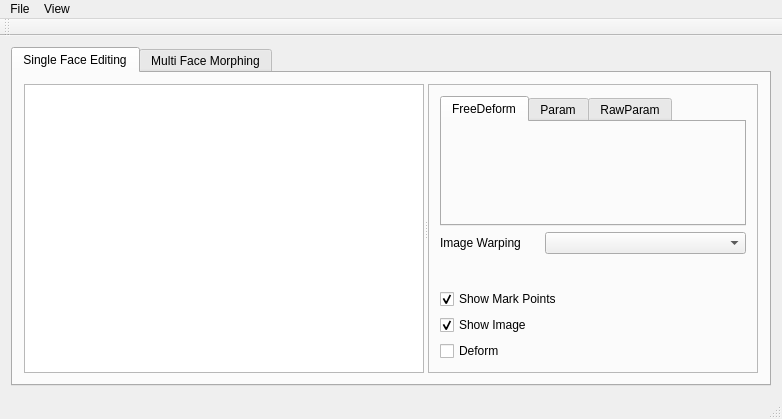
<?xml version="1.0" encoding="UTF-8"?>
<ui version="4.0">
 <class>GUI_ParamDeform</class>
 <widget class="QMainWindow" name="GUI_ParamDeform">
  <property name="geometry">
   <rect>
    <x>0</x>
    <y>0</y>
    <width>782</width>
    <height>419</height>
   </rect>
  </property>
  <property name="windowTitle">
   <string>Face Workshop</string>
  </property>
  <widget class="QWidget" name="centralWidget">
   <layout class="QGridLayout" name="gridLayout">
    <item row="0" column="0">
     <widget class="QTabWidget" name="tabWidget">
      <property name="currentIndex">
       <number>0</number>
      </property>
      <widget class="QWidget" name="tab_4">
       <attribute name="title">
        <string>Single Face Editing</string>
       </attribute>
       <layout class="QGridLayout" name="gridLayout_8">
        <item row="0" column="0">
         <widget class="QSplitter" name="splitter">
          <property name="orientation">
           <enum>Qt::Horizontal</enum>
          </property>
          <widget class="PhotoView" name="viewPic">
           <property name="minimumSize">
            <size>
             <width>400</width>
             <height>0</height>
            </size>
           </property>
          </widget>
          <widget class="QFrame" name="frame">
           <property name="frameShape">
            <enum>QFrame::StyledPanel</enum>
           </property>
           <property name="frameShadow">
            <enum>QFrame::Raised</enum>
           </property>
           <layout class="QGridLayout" name="gridLayout_7">
            <item row="0" column="0" colspan="2">
             <widget class="QTabWidget" name="tabProcessMethod">
              <property name="currentIndex">
               <number>0</number>
              </property>
              <widget class="QWidget" name="tab_3">
               <attribute name="title">
                <string>FreeDeform</string>
               </attribute>
               <layout class="QGridLayout" name="gridLayout_3">
                <item row="0" column="0">
                 <widget class="Widget_WarpParam" name="wWarpParam" native="true"/>
                </item>
               </layout>
              </widget>
              <widget class="QWidget" name="tab_2">
               <attribute name="title">
                <string>Param</string>
               </attribute>
               <layout class="QGridLayout" name="gridLayout_2">
                <item row="0" column="1">
                 <widget class="QSlider" name="sldFatThin">
                  <property name="minimum">
                   <number>-50</number>
                  </property>
                  <property name="maximum">
                   <number>50</number>
                  </property>
                  <property name="orientation">
                   <enum>Qt::Horizontal</enum>
                  </property>
                 </widget>
                </item>
                <item row="0" column="0">
                 <widget class="QLabel" name="label">
                  <property name="text">
                   <string>Fatness</string>
                  </property>
                 </widget>
                </item>
                <item row="2" column="0">
                 <widget class="QLabel" name="label_3">
                  <property name="text">
                   <string>Turn</string>
                  </property>
                 </widget>
                </item>
                <item row="2" column="1">
                 <widget class="QSlider" name="sldParam1">
                  <property name="minimum">
                   <number>-50</number>
                  </property>
                  <property name="maximum">
                   <number>50</number>
                  </property>
                  <property name="orientation">
                   <enum>Qt::Horizontal</enum>
                  </property>
                 </widget>
                </item>
                <item row="1" column="0">
                 <widget class="QLabel" name="label_4">
                  <property name="text">
                   <string>Mouth Size</string>
                  </property>
                 </widget>
                </item>
                <item row="4" column="0">
                 <widget class="QLabel" name="label_5">
                  <property name="text">
                   <string>Pear?</string>
                  </property>
                 </widget>
                </item>
                <item row="4" column="1">
                 <widget class="QSlider" name="sldParam5">
                  <property name="minimum">
                   <number>-50</number>
                  </property>
                  <property name="maximum">
                   <number>50</number>
                  </property>
                  <property name="orientation">
                   <enum>Qt::Horizontal</enum>
                  </property>
                 </widget>
                </item>
                <item row="1" column="1">
                 <widget class="QSlider" name="sldParam7">
                  <property name="minimum">
                   <number>-50</number>
                  </property>
                  <property name="maximum">
                   <number>50</number>
                  </property>
                  <property name="orientation">
                   <enum>Qt::Horizontal</enum>
                  </property>
                 </widget>
                </item>
               </layout>
              </widget>
              <widget class="QWidget" name="tab">
               <attribute name="title">
                <string>RawParam</string>
               </attribute>
               <layout class="QGridLayout" name="gridLayout_4">
                <item row="0" column="0" colspan="2">
                 <widget class="Widget_ModelParamEdit" name="wParamEdit" native="true"/>
                </item>
                <item row="1" column="1">
                 <widget class="QPushButton" name="pushButton">
                  <property name="text">
                   <string>Reset</string>
                  </property>
                 </widget>
                </item>
                <item row="1" column="0">
                 <spacer name="horizontalSpacer">
                  <property name="orientation">
                   <enum>Qt::Horizontal</enum>
                  </property>
                  <property name="sizeHint" stdset="0">
                   <size>
                    <width>40</width>
                    <height>20</height>
                   </size>
                  </property>
                 </spacer>
                </item>
               </layout>
              </widget>
             </widget>
            </item>
            <item row="1" column="0">
             <widget class="QLabel" name="label_2">
              <property name="text">
               <string>Image Warping </string>
              </property>
             </widget>
            </item>
            <item row="1" column="1">
             <widget class="QComboBox" name="cmbImgWarpAlg"/>
            </item>
            <item row="2" column="1">
             <spacer name="verticalSpacer">
              <property name="orientation">
               <enum>Qt::Vertical</enum>
              </property>
              <property name="sizeHint" stdset="0">
               <size>
                <width>201</width>
                <height>26</height>
               </size>
              </property>
             </spacer>
            </item>
            <item row="3" column="0" colspan="2">
             <widget class="QCheckBox" name="chkShowMarkPoint">
              <property name="text">
               <string>Show Mark Points</string>
              </property>
              <property name="checked">
               <bool>true</bool>
              </property>
             </widget>
            </item>
            <item row="4" column="0">
             <widget class="QCheckBox" name="chkShowImage">
              <property name="text">
               <string>Show Image</string>
              </property>
              <property name="checked">
               <bool>true</bool>
              </property>
             </widget>
            </item>
            <item row="5" column="0">
             <widget class="QCheckBox" name="chkDeform">
              <property name="text">
               <string>Deform</string>
              </property>
             </widget>
            </item>
           </layout>
          </widget>
         </widget>
        </item>
       </layout>
      </widget>
      <widget class="QWidget" name="tab_5">
       <attribute name="title">
        <string>Multi Face Morphing</string>
       </attribute>
       <layout class="QGridLayout" name="gridLayout_6">
        <item row="0" column="0">
         <widget class="Widget_FaceMorph" name="widgetFaceMorph" native="true"/>
        </item>
       </layout>
      </widget>
     </widget>
    </item>
   </layout>
  </widget>
  <widget class="QMenuBar" name="menuBar">
   <property name="geometry">
    <rect>
     <x>0</x>
     <y>0</y>
     <width>782</width>
     <height>25</height>
    </rect>
   </property>
   <widget class="QMenu" name="menuFile">
    <property name="title">
     <string>File</string>
    </property>
    <addaction name="actionLoadImg"/>
    <addaction name="actCapFromCam"/>
    <addaction name="actionSaveOriImage"/>
    <addaction name="actionExport"/>
   </widget>
   <widget class="QMenu" name="menuView">
    <property name="title">
     <string>View</string>
    </property>
    <addaction name="actionZoom_In"/>
    <addaction name="actionZoom_out"/>
   </widget>
   <addaction name="menuFile"/>
   <addaction name="menuView"/>
  </widget>
  <widget class="QToolBar" name="mainToolBar">
   <attribute name="toolBarArea">
    <enum>TopToolBarArea</enum>
   </attribute>
   <attribute name="toolBarBreak">
    <bool>false</bool>
   </attribute>
  </widget>
  <widget class="QStatusBar" name="statusBar"/>
  <action name="actionLoadImg">
   <property name="text">
    <string>Load Image...</string>
   </property>
  </action>
  <action name="actCapFromCam">
   <property name="text">
    <string>Capture from camera...</string>
   </property>
  </action>
  <action name="actionZoom_In">
   <property name="text">
    <string>Zoom In</string>
   </property>
   <property name="shortcut">
    <string>Ctrl+=</string>
   </property>
  </action>
  <action name="actionZoom_out">
   <property name="text">
    <string>Zoom Out</string>
   </property>
   <property name="shortcut">
    <string>Ctrl+-</string>
   </property>
  </action>
  <action name="actionSaveOriImage">
   <property name="text">
    <string>Save Ori Image...</string>
   </property>
  </action>
  <action name="actionExport">
   <property name="text">
    <string>Export Picture...</string>
   </property>
  </action>
 </widget>
 <layoutdefault spacing="6" margin="11"/>
 <customwidgets>
  <customwidget>
   <class>PhotoView</class>
   <extends>QGraphicsView</extends>
   <header>photoview.h</header>
   <slots>
    <signal>selectedPointUpdated(int)</signal>
    <signal>warpControlUpdated()</signal>
    <slot>setMirrorPoint(int)</slot>
    <slot>setImageVisibility(bool)</slot>
    <slot>setMarkPointVisibility(bool)</slot>
   </slots>
  </customwidget>
  <customwidget>
   <class>Widget_ModelParamEdit</class>
   <extends>QWidget</extends>
   <header>widget_modelparamedit.h</header>
   <container>1</container>
   <slots>
    <signal>paramUpdated()</signal>
   </slots>
  </customwidget>
  <customwidget>
   <class>Widget_WarpParam</class>
   <extends>QWidget</extends>
   <header>widget_warpparam.h</header>
   <container>1</container>
   <slots>
    <signal>updated()</signal>
   </slots>
  </customwidget>
  <customwidget>
   <class>Widget_FaceMorph</class>
   <extends>QWidget</extends>
   <header>widget_facemorph.h</header>
   <container>1</container>
  </customwidget>
 </customwidgets>
 <resources/>
 <connections>
  <connection>
   <sender>chkShowMarkPoint</sender>
   <signal>toggled(bool)</signal>
   <receiver>viewPic</receiver>
   <slot>setMarkPointVisibility(bool)</slot>
   <hints>
    <hint type="sourcelabel">
     <x>486</x>
     <y>300</y>
    </hint>
    <hint type="destinationlabel">
     <x>206</x>
     <y>209</y>
    </hint>
   </hints>
  </connection>
  <connection>
   <sender>chkShowImage</sender>
   <signal>toggled(bool)</signal>
   <receiver>viewPic</receiver>
   <slot>setImageVisibility(bool)</slot>
   <hints>
    <hint type="sourcelabel">
     <x>485</x>
     <y>328</y>
    </hint>
    <hint type="destinationlabel">
     <x>226</x>
     <y>272</y>
    </hint>
   </hints>
  </connection>
  <connection>
   <sender>tabProcessMethod</sender>
   <signal>currentChanged(int)</signal>
   <receiver>GUI_ParamDeform</receiver>
   <slot>updatePic()</slot>
   <hints>
    <hint type="sourcelabel">
     <x>751</x>
     <y>143</y>
    </hint>
    <hint type="destinationlabel">
     <x>386</x>
     <y>40</y>
    </hint>
   </hints>
  </connection>
  <connection>
   <sender>cmbImgWarpAlg</sender>
   <signal>currentIndexChanged(int)</signal>
   <receiver>GUI_ParamDeform</receiver>
   <slot>updatePic()</slot>
   <hints>
    <hint type="sourcelabel">
     <x>751</x>
     <y>275</y>
    </hint>
    <hint type="destinationlabel">
     <x>473</x>
     <y>155</y>
    </hint>
   </hints>
  </connection>
  <connection>
   <sender>wWarpParam</sender>
   <signal>updated()</signal>
   <receiver>GUI_ParamDeform</receiver>
   <slot>updatePic()</slot>
   <hints>
    <hint type="sourcelabel">
     <x>740</x>
     <y>208</y>
    </hint>
    <hint type="destinationlabel">
     <x>256</x>
     <y>39</y>
    </hint>
   </hints>
  </connection>
  <connection>
   <sender>sldFatThin</sender>
   <signal>valueChanged(int)</signal>
   <receiver>GUI_ParamDeform</receiver>
   <slot>updatePic()</slot>
   <hints>
    <hint type="sourcelabel">
     <x>740</x>
     <y>154</y>
    </hint>
    <hint type="destinationlabel">
     <x>521</x>
     <y>213</y>
    </hint>
   </hints>
  </connection>
  <connection>
   <sender>wParamEdit</sender>
   <signal>paramUpdated()</signal>
   <receiver>GUI_ParamDeform</receiver>
   <slot>updatePic()</slot>
   <hints>
    <hint type="sourcelabel">
     <x>740</x>
     <y>194</y>
    </hint>
    <hint type="destinationlabel">
     <x>524</x>
     <y>200</y>
    </hint>
   </hints>
  </connection>
  <connection>
   <sender>viewPic</sender>
   <signal>warpControlUpdated()</signal>
   <receiver>GUI_ParamDeform</receiver>
   <slot>updatePic()</slot>
   <hints>
    <hint type="sourcelabel">
     <x>318</x>
     <y>150</y>
    </hint>
    <hint type="destinationlabel">
     <x>272</x>
     <y>44</y>
    </hint>
   </hints>
  </connection>
 </connections>
 <slots>
  <slot>updatePic()</slot>
 </slots>
</ui>
